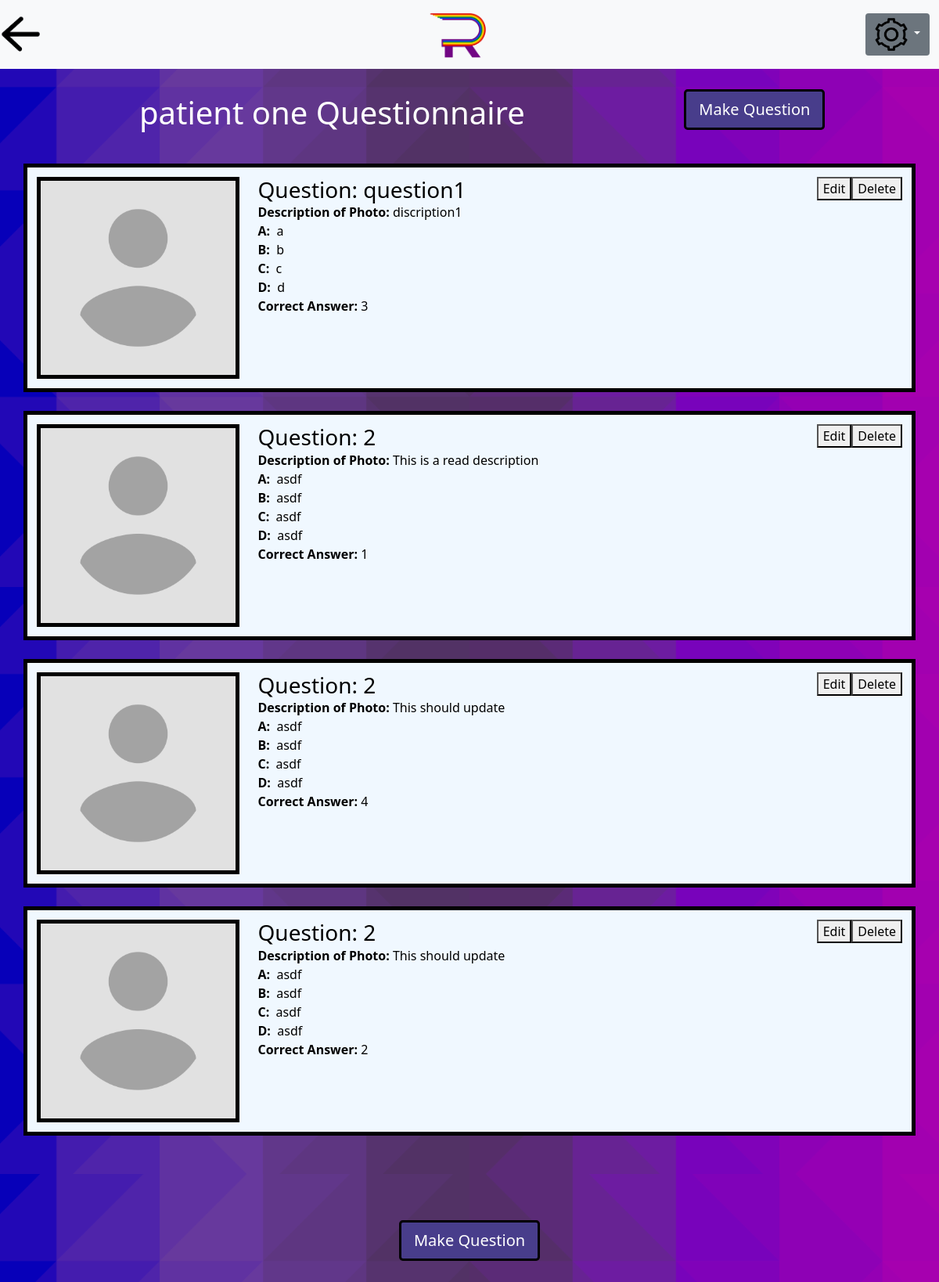
Page /remember/editQuestionnaire/ (signed in) on the committed database.
### Remember/models.py (models this page shows, shortened)
class PatientClearanceAbstraction(models.Model):
    user = models.ForeignKey(User, on_delete=models.CASCADE)
    patient = models.ForeignKey(Patient, on_delete=models.CASCADE)
    clearanceLevel = models.IntegerField(default=0) #can use BooleanField, but this allows room for functional expansion

class Patient(models.Model):
    firstName = models.CharField(max_length=200)
    lastName = models.CharField(max_length=200)
    username = models.CharField(max_length=200)
    password = models.CharField(max_length=200)

class Question(models.Model):
    question_text = models.CharField(max_length=200, default="")
    description = models.CharField(max_length=200, default="")
    picture = models.FileField(upload_to='uploads/images/question_pics/', max_length=200, default="") #https://docs.djangoproject.com/en/1.10/ref/models/fields/#django.db.models.FileField
    A = models.CharField(max_length=200, default="")
    B = models.CharField(max_length=200, default="")
    C = models.CharField(max_length=200, default="")
    D = models.CharField(max_length=200, default="")
    answer = models.IntegerField(default=0)
    lastSubAnswer = models.IntegerField(default=0)
    timeEnded = models.DateTimeField()
    quiz = models.ForeignKey(Quiz, on_delete=models.CASCADE)

### Remember/views.py (the view)
# urls.py: path('editQuestionnaire/', views.editQuestionnaire, name='editQuestionnaire'),
def editQuestionnaire(request):
    print("This is the edit questionaire page")
    print(request.POST.dict())
    relation = PatientClearanceAbstraction.objects.get(pk = request.session['relationshipID'])
    print(relation.patient.firstName)
    myQuiz = Quiz.objects.filter(patient = relation.patient)
    myQuestions = Question.objects.filter(quiz = myQuiz[0])
    return render(request, 'Remember/editQuestionnaire.html', {'userRelation' : relation, 'questions' : myQuestions})

### Remember/templates/Remember/editQuestionnaire.html (shortened to what this page needs)
{% load static %}
<link rel="stylesheet" type="text/css" href="{% static 'remember/style.css' %}">
<!doctype html>
<html lang="en">
    <head>
        <link href="https://cdn.jsdelivr.net/npm/bootstrap@5.0.2/dist/css/bootstrap.min.css" rel="stylesheet"
>
    </head>
    <body>
        <nav class="navbar navbar-light bg-light">
            <a class="navbar-brand" href="#">
                <button class="backButton" onclick="history.back()"></button>
            </a>
            <a href="">
                <div class="logo"></div>
            </a>
            <div class="dropdown" style="padding-right:1vw;">
                <a class="btn btn-secondary dropdown-toggle" href="#" role="button" id="dropdownMenuLink" data-bs-toggle="dropdown" aria-expanded="false">
                    <img src="/../../static/remember/images/settingsIcon.png" style="width:42px;height:42px;">
                </a>
            </div>
        </nav>
        <div class="d-flex justify-content-around" style="padding: 0vw 5vw 0vw 5vw">
            <h1>
                {{userRelation.patient.firstName}} Questionnaire
            </h1>
            <div class="justify-content-end align-self-center">
                <form action="{% url 'Remember:makeQuestion' %}" method="post">
                    <div>
                        <button type="submit" value="makeQuestion" class="btn btn-primary btn-lg">
                            Make Question
                        </button>
                    </div>
                </form>
            </div>
        </div>
        {% for question in questions %}
            <div class="container">
                <div class="row flex-nowrap">
                    <div class="col-3 justify-content-center align-self-center">
                        <img src="/../../static/remember/images/codeHere.png" class="photoImg">
                        <br>
                    </div>
                    <div class="col-7">
                        <div class="d-flex justify-content-start">
                            <h3 class="boxContent">
                                Question: {{question.question_text}}
                            </h3>
                        </div>
                        <div class="d-flex justify-content-start">
                            <p class="boxContent">
                                <strong>Description of Photo: </strong>
                                {{question.description}}
                            </p>
                        </div>
                        <div class="d-flex justify-content-start">
                            <p class="boxContent">
                                <strong>A:</strong> &nbsp;
                            </p>
                            <p class="boxContent">
                                {{question.A}}
                            </p>
                        </div>
                        <div class="d-flex justify-content-start">
                            <p class="boxContent">
                                <strong>B:</strong> &nbsp;
                            </p>
                            <p class="boxContent">
                                {{question.B}}
                            </p>
                        </div>
                        <div class="d-flex justify-content-start">
                            <p class="boxContent">
                                <strong>C:</strong> &nbsp;
                            </p>
                            <p class="boxContent">
                                {{question.C}}
                            </p>
                        </div>
                        <div class="d-flex justify-content-start">
                            <p class="boxContent">
                                <strong>D:</strong> &nbsp;
                            </p>
                            <p class="boxContent">
                                {{question.D}}
                            </p>
                        </div>
                        <div class="d-flex justify-content-start">
                            <p class="boxContent">
                                <strong>Correct Answer:</strong>
                                {{question.answer}}
                            </p>
                        </div>
                    </div>
                    <div class="col">
                        <div class="d-flex justify-content-end">
                            <form action="{% url 'Remember:editQuestion' %}" method="post">
                                <div>
                                <button type="submit" value="editQuestion" class="button">
                                    Edit
                                </button>
                                </div>
                            </form>
                            <form action="{% url 'Remember:removeQuestion' %}" method="post">
                                <div>
                                <button type="submit" value="removeQuestion" class="button">
                                    Delete
                                </button>
                                </div>
                            </form>
                        </div>
                    </div>
                </div>
            </div>
        {% endfor %}
        <div class="d-flex justify-content-center align-self-center" style="padding: 5vw 5vw 5vw 5vw">
                <button type="button" class="btn btn-primary btn-lg">
                    Make Question
                </button>
        </div>
    </body>
</html>

### Remember/static/remember/style.css (style rules this page uses)
body { background: black url("images/backgroundImg.png") repeat; background-size: 100% auto; background-repeat: repeat-y; }

### Remember/templates/Remember/editQuestionnaire.html (style rules this page uses)
.backButton { width:51px;height:51px; background: transparent url(/../../static/remember/images/backButton.png) no-repeat; background-color: transparent; mix-blend-mode: multiply; background-size: cover; border: none; }
.logo { width:83.1px; height: 72px; background: transparent url(/../../static/remember/images/RememberLogoSized.png) no-repeat; mix-blend-mode: multiply; background-size: cover; border: none; }
.btn.btn-primary.btn-lg { background-color: darkslateblue; border: 3px solid black; }
h1 { color: white; padding: 3%; }
.boxContent { color:black; padding:0px; margin:0px; }
p { color: white; padding:0%; margin:0%; }
.container { border: 5px solid black; background-color: aliceblue; padding: 1%; }
.photoImg { border: 5px solid black; width:100%; height: auto; }
.btn-secondary { border: none; box-shadow: none; }
.d-flex.justify-content-start { padding:0px; margin:0px; }

### rows in the picture
PatientClearanceAbstraction: patient.firstName "patient one"
Question: question_text "question1", description "discription1", A "a", B "b", C "c", D "d", answer "3"
Question: question_text "2", description "This is a read description", A "asdf", B "asdf", C "asdf", D "asdf", answer "1"
Question: question_text "2", description "This should update", A "asdf", B "asdf", C "asdf", D "asdf", answer "4"
Question: question_text "2", description "This should update", A "asdf", B "asdf", C "asdf", D "asdf", answer "2"
